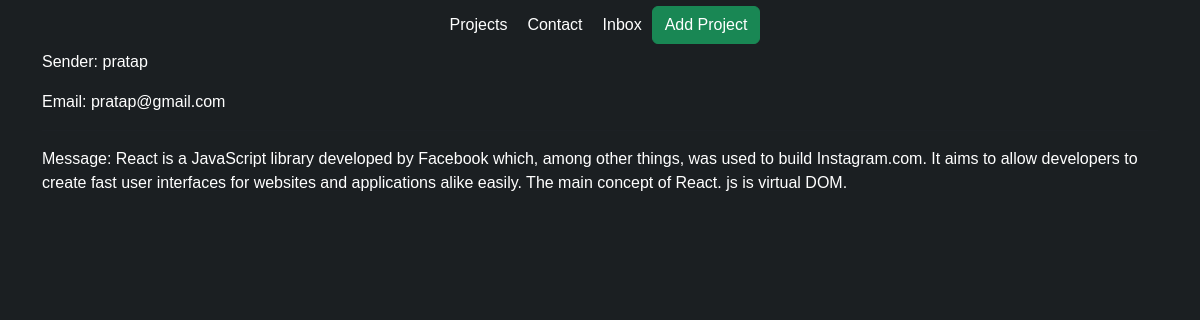
The app's page /message/58a47b0f-cc94-4b89-a585-f206a42af95c/ (signed in) with its own data.
### base/models.py (models this page shows, shortened)
class Messages(models.Model):
    name = models.CharField(max_length=200, null=True)
    email = models.EmailField(max_length=200, null=True)
    subject = models.CharField(max_length=500, null=True)
    body = models.TextField()
    is_read = models.BooleanField(default=False)
    created = models.DateTimeField(auto_now_add=True)
    id = models.UUIDField(default=uuid.uuid4, unique=True, primary_key=True, editable=False)

### base/views.py (the view)
# urls.py: path('message/<str:pk>/', views.messagePage, name="message"),
def messagePage(request, pk):
    message = Messages.objects.get(id=pk)
    message.is_read = True
    message.save()
    context = {'message': message}
    return render(request, 'base/message.html', context)

### base/templates/base/message.html
{% extends 'base/index.html' %}
{% load static %}
{% block content %}
<div class="container">
    <p class="text-white">Sender: {{message.name}}</p>
    <p class="text-white">Email: {{message.email}}</p>
    <hr>
    <p class="text-white">Message: {{message.body}}</p>
</div>
{% endblock %}

### static/styles/main.css (style rules this page uses)
body { background-color: #1b1f22; font-family: sans-serif; }

### records on screen
Messages: name "pratap", email "pratap@gmail.com", body "React is a JavaScript library developed by Facebook which, among other things, was used to build Instagram.com. It aims to allow developers to create fast user interfaces for websites and applications alike easily. The main concept of React. js is virtual DOM."
